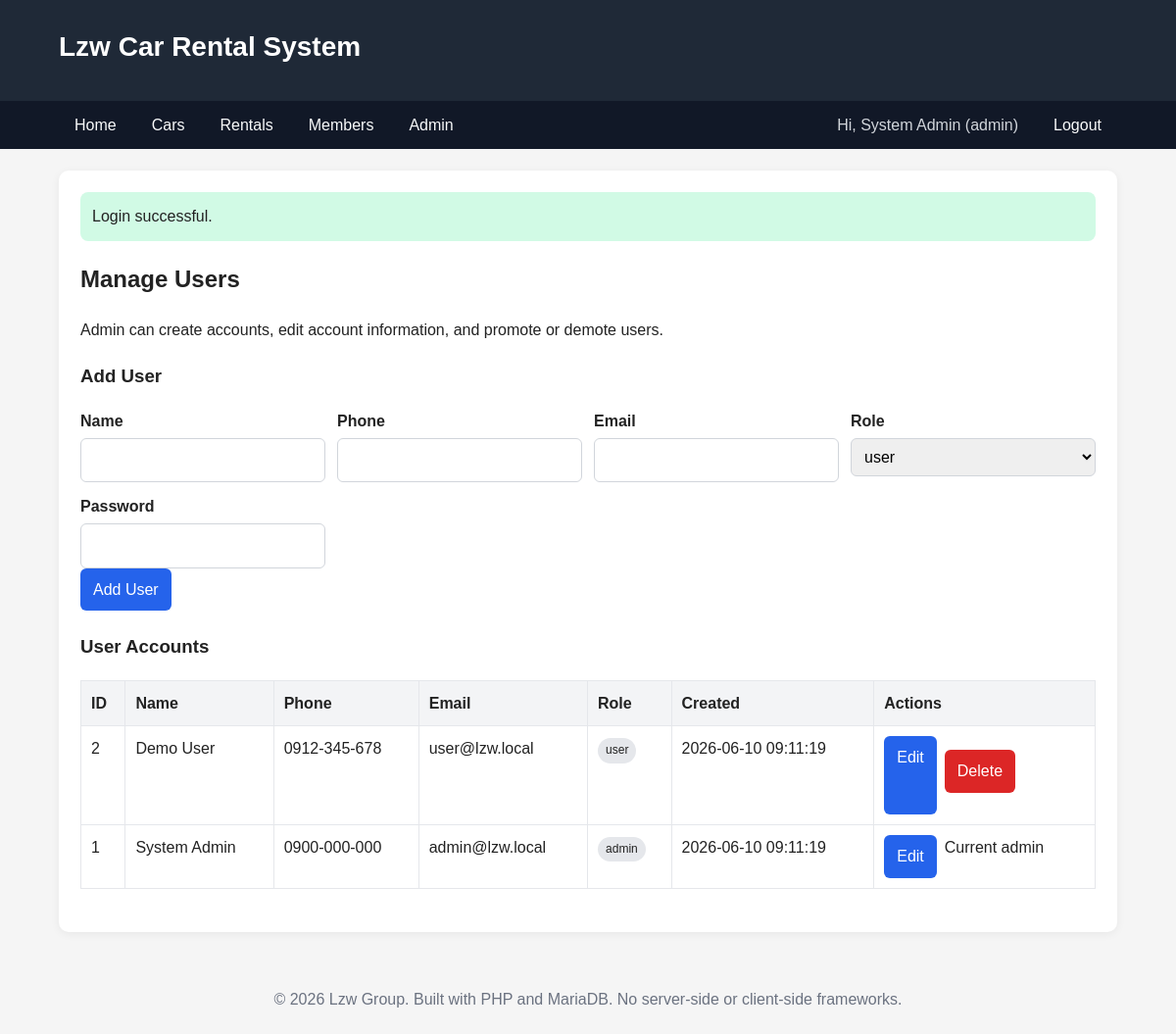
/admin_users.php (signed in), run on the app's committed database.
### tables this page shows
CREATE TABLE users (
    user_id INT AUTO_INCREMENT PRIMARY KEY,
    name VARCHAR(80) NOT NULL,
    phone VARCHAR(30) NULL,
    email VARCHAR(120) NOT NULL UNIQUE,
    password_hash VARCHAR(255) NOT NULL,
    role ENUM('user', 'admin') NOT NULL DEFAULT 'user',
    created_at TIMESTAMP NOT NULL DEFAULT CURRENT_TIMESTAMP
);

### src/functions.php (called while the page is built, shortened)
<?php
function e($value): string
{
    return htmlspecialchars((string)$value, ENT_QUOTES, 'UTF-8');
}
function current_user(): ?array
{
    return $_SESSION['user'] ?? null;
}
function selected($value, $expected): string
{
    return (string)$value === (string)$expected ? 'selected' : '';
}
?>

### src/db.php (called while the page is built, shortened)
<?php
function db(): PDO
{
    static $pdo = null;
    if ($pdo === null) {
        $dsn = 'mysql:host=' . DB_HOST . ';dbname=' . DB_NAME . ';charset=utf8mb4';
        $options = [
            PDO::ATTR_ERRMODE => PDO::ERRMODE_EXCEPTION,
            PDO::ATTR_DEFAULT_FETCH_MODE => PDO::FETCH_ASSOC,
            PDO::ATTR_EMULATE_PREPARES => false,
        ];
        $pdo = new PDO($dsn, DB_USER, DB_PASS, $options);
    }
    return $pdo;
}
?>

### public/admin_users.php (the view, shortened to what this page needs)
<?php
require_once __DIR__ . '/../src/db.php';
require_once __DIR__ . '/../src/functions.php';
$allowedRoles = ['user', 'admin'];
$currentUser = current_user();
$currentUserId = (int)$currentUser['user_id'];
require_once __DIR__ . '/../src/header.php';
$editUser = null;
$users = db()->query('SELECT user_id, name, phone, email, role, created_at FROM users ORDER BY user_id DESC')->fetchAll();
?>
<h2>Manage Users</h2>
<p>Admin can create accounts, edit account information, and promote or demote users.</p>
<h3><?= $editUser ? 'Edit User' : 'Add User' ?></h3>
<form method="post" action="admin_users.php">
    <div class="form-grid">
        <div>
            <label for="name">Name</label>
            <input id="name" name="name" required value="<?= e($editUser['name'] ?? '') ?>">
        </div>
        <div>
            <label for="phone">Phone</label>
            <input id="phone" name="phone" value="<?= e($editUser['phone'] ?? '') ?>">
        </div>
        <div>
            <label for="email">Email</label>
            <input id="email" name="email" type="email" required value="<?= e($editUser['email'] ?? '') ?>">
        </div>
        <div>
            <label for="role">Role</label>
            <select id="role" name="role" required>
                <?php foreach ($allowedRoles as $role): ?>
                    <option value="<?= e($role) ?>" <?= selected($editUser['role'] ?? 'user', $role) ?>><?= e($role) ?></option>
                <?php endforeach; ?>
            </select>
        </div>
        <div>
            <label for="password">Password <?= $editUser ? '(leave blank to keep current password)' : '' ?></label>
            <input id="password" name="password" type="password" <?= $editUser ? '' : 'required' ?>>
        </div>
    </div>
    <button type="submit"><?= $editUser ? 'Update User' : 'Add User' ?></button>
</form>
<h3>User Accounts</h3>
<table>
    <thead>
    <tr>
        <th>ID</th>
        <th>Name</th>
        <th>Phone</th>
        <th>Email</th>
        <th>Role</th>
        <th>Created</th>
        <th>Actions</th>
    </tr>
    </thead>
    <tbody>
    <?php foreach ($users as $user): ?>
        <tr>
            <td data-label="ID"><?= e($user['user_id']) ?></td>
            <td data-label="Name"><?= e($user['name']) ?></td>
            <td data-label="Phone"><?= e($user['phone']) ?></td>
            <td data-label="Email"><?= e($user['email']) ?></td>
            <td data-label="Role"><span class="badge <?= e($user['role']) ?>"><?= e($user['role']) ?></span></td>
            <td data-label="Created"><?= e($user['created_at']) ?></td>
            <td data-label="Actions">
                <div class="actions">
                    <a class="button" href="admin_users.php?edit=<?= e($user['user_id']) ?>">Edit</a>
                    <?php if ((int)$user['user_id'] !== $currentUserId): ?>
                        <form method="post" action="admin_users.php">
                            <button class="danger" type="submit">Delete</button>
                        </form>
                    <?php else: ?>
                        Current admin
                    <?php endif; ?>
                </div>
            </td>
        </tr>
    <?php endforeach; ?>
    </tbody>
</table>
<?php require_once __DIR__ . '/../src/footer.php'; ?>

### public/styles.css (style rules this page uses)
* { box-sizing: border-box; }
body { margin: 0; font-family: Arial, Helvetica, sans-serif; line-height: 1.6; color: #222; background: #f5f5f5; }
.badge { display: inline-block; padding: 3px 8px; border-radius: 999px; font-size: 12px; background: #e5e7eb; }
table { width: 100%; border-collapse: collapse; margin: 14px 0 22px; background: #fff; }
th, td { border: 1px solid #e5e7eb; padding: 10px; text-align: left; vertical-align: top; }
th { background: #f3f4f6; }
form { margin: 14px 0 22px; }
.form-grid { display: grid; grid-template-columns: repeat(auto-fit, minmax(220px, 1fr)); gap: 12px; }
label { display: block; font-weight: bold; margin-bottom: 4px; }
input, select, textarea { width: 100%; padding: 9px; border: 1px solid #d1d5db; border-radius: 6px; font: inherit; }
button, .button { display: inline-block; border: 0; border-radius: 6px; padding: 9px 13px; background: #2563eb; color: #fff; text-decoration: none; cursor: pointer; font: inherit; }
.button.danger, button.danger { background: #dc2626; }
.actions { display: flex; flex-wrap: wrap; gap: 8px; }

### data on the page
users: user_id "2", name "Demo User", phone "0912-345-678", email "user@lzw.local", role "user", created_at "2026-06-10 09:11:19"
users: user_id "1", name "System Admin", phone "0900-000-000", email "admin@lzw.local", role "admin", created_at "2026-06-10 09:11:19", shows "Current admin"

### other printed values
APP_NAME "Lzw Car Rental System"
$user['name'] "System Admin"
$user['role'] "admin"
$flash['message'] "Login successful."
form field role "user"
